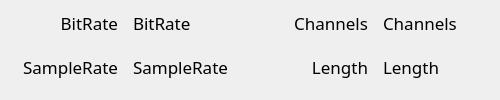
               <widget class="QWidget" name="StateInfoWd" native="true">
                <property name="minimumSize">
                 <size>
                  <width>500</width>
                  <height>50</height>
                 </size>
                </property>
                <property name="maximumSize">
                 <size>
                  <width>800</width>
                  <height>100</height>
                 </size>
                </property>
                <layout class="QGridLayout" name="gridLayout_2">
                 <property name="leftMargin">
                  <number>0</number>
                 </property>
                 <property name="topMargin">
                  <number>0</number>
                 </property>
                 <property name="rightMargin">
                  <number>0</number>
                 </property>
                 <property name="spacing">
                  <number>0</number>
                 </property>
                 <item row="1" column="3">
                  <widget class="QLabel" name="Length">
                   <property name="font">
                    <font>
                     <family>Futura</family>
                     <pointsize>13</pointsize>
                    </font>
                   </property>
                   <property name="text">
                    <string>Length</string>
                   </property>
                   <property name="alignment">
                    <set>Qt::AlignRight|Qt::AlignTrailing|Qt::AlignVCenter</set>
                   </property>
                  </widget>
                 </item>
                 <item row="1" column="5">
                  <widget class="QLabel" name="LengthLe">
                   <property name="font">
                    <font>
                     <family>Futura</family>
                     <pointsize>13</pointsize>
                    </font>
                   </property>
                   <property name="text">
                    <string>Length</string>
                   </property>
                  </widget>
                 </item>
                 <item row="0" column="0">
                  <widget class="QLabel" name="BitRate">
                   <property name="font">
                    <font>
                     <family>Futura</family>
                     <pointsize>13</pointsize>
                    </font>
                   </property>
                   <property name="text">
                    <string>BitRate</string>
                   </property>
                   <property name="alignment">
                    <set>Qt::AlignRight|Qt::AlignTrailing|Qt::AlignVCenter</set>
                   </property>
                  </widget>
                 </item>
                 <item row="1" column="0">
                  <widget class="QLabel" name="SampleRate">
                   <property name="font">
                    <font>
                     <family>Futura</family>
                     <pointsize>13</pointsize>
                    </font>
                   </property>
                   <property name="text">
                    <string>SampleRate</string>
                   </property>
                   <property name="alignment">
                    <set>Qt::AlignRight|Qt::AlignTrailing|Qt::AlignVCenter</set>
                   </property>
                  </widget>
                 </item>
                 <item row="0" column="3">
                  <widget class="QLabel" name="Channels">
                   <property name="font">
                    <font>
                     <family>Futura</family>
                     <pointsize>13</pointsize>
                    </font>
                   </property>
                   <property name="text">
                    <string>Channels</string>
                   </property>
                   <property name="alignment">
                    <set>Qt::AlignRight|Qt::AlignTrailing|Qt::AlignVCenter</set>
                   </property>
                  </widget>
                 </item>
                 <item row="1" column="2">
                  <widget class="QLabel" name="SampleRateLe">
                   <property name="font">
                    <font>
                     <family>Futura</family>
                     <pointsize>13</pointsize>
                    </font>
                   </property>
                   <property name="text">
                    <string>SampleRate</string>
                   </property>
                  </widget>
                 </item>
                 <item row="0" column="2">
                  <widget class="QLabel" name="BitRateLe">
                   <property name="font">
                    <font>
                     <family>Futura</family>
                     <pointsize>13</pointsize>
                    </font>
                   </property>
                   <property name="text">
                    <string>BitRate</string>
                   </property>
                  </widget>
                 </item>
                 <item row="0" column="5">
                  <widget class="QLabel" name="ChannelsLe">
                   <property name="font">
                    <font>
                     <family>Futura</family>
                     <pointsize>13</pointsize>
                    </font>
                   </property>
                   <property name="text">
                    <string>Channels</string>
                   </property>
                  </widget>
                 </item>
                 <item row="0" column="1">
                  <spacer name="horizontalSpacer">
                   <property name="orientation">
                    <enum>Qt::Horizontal</enum>
                   </property>
                   <property name="sizeType">
                    <enum>QSizePolicy::Fixed</enum>
                   </property>
                   <property name="sizeHint" stdset="0">
                    <size>
                     <width>15</width>
                     <height>15</height>
                    </size>
                   </property>
                  </spacer>
                 </item>
                 <item row="0" column="4">
                  <spacer name="horizontalSpacer_2">
                   <property name="orientation">
                    <enum>Qt::Horizontal</enum>
                   </property>
                   <property name="sizeType">
                    <enum>QSizePolicy::Fixed</enum>
                   </property>
                   <property name="sizeHint" stdset="0">
                    <size>
                     <width>15</width>
                     <height>15</height>
                    </size>
                   </property>
                  </spacer>
                 </item>
                </layout>
               </widget>
